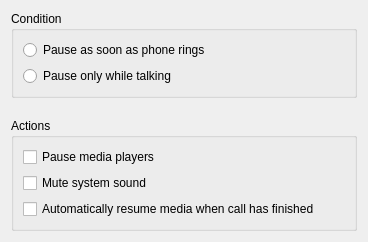
<?xml version="1.0" encoding="UTF-8"?>
<ui version="4.0">
 <class>PauseMusicConfigUi</class>
 <widget class="QWidget" name="PauseMusicConfigUi">
  <property name="windowModality">
   <enum>Qt::WindowModal</enum>
  </property>
  <property name="geometry">
   <rect>
    <x>0</x>
    <y>0</y>
    <width>368</width>
    <height>241</height>
   </rect>
  </property>
  <property name="windowTitle">
   <string>Pause music plugin</string>
  </property>
  <layout class="QVBoxLayout" name="verticalLayout_3">
   <property name="spacing">
    <number>20</number>
   </property>
   <item>
    <widget class="QGroupBox" name="groupBox">
     <property name="sizePolicy">
      <sizepolicy hsizetype="Preferred" vsizetype="Fixed">
       <horstretch>0</horstretch>
       <verstretch>0</verstretch>
      </sizepolicy>
     </property>
     <property name="title">
      <string>Condition</string>
     </property>
     <layout class="QVBoxLayout" name="verticalLayout">
      <item>
       <widget class="QRadioButton" name="rad_ringing">
        <property name="text">
         <string>Pause as soon as phone rings</string>
        </property>
       </widget>
      </item>
      <item>
       <widget class="QRadioButton" name="rad_talking">
        <property name="text">
         <string>Pause only while talking</string>
        </property>
       </widget>
      </item>
     </layout>
    </widget>
   </item>
   <item>
    <widget class="QGroupBox" name="groupBox_2">
     <property name="sizePolicy">
      <sizepolicy hsizetype="Preferred" vsizetype="Fixed">
       <horstretch>0</horstretch>
       <verstretch>0</verstretch>
      </sizepolicy>
     </property>
     <property name="title">
      <string>Actions</string>
     </property>
     <layout class="QVBoxLayout" name="verticalLayout_2">
      <item>
       <widget class="QCheckBox" name="check_pause">
        <property name="text">
         <string>Pause media players</string>
        </property>
       </widget>
      </item>
      <item>
       <widget class="QCheckBox" name="check_mute">
        <property name="text">
         <string>Mute system sound</string>
        </property>
       </widget>
      </item>
      <item>
       <widget class="QCheckBox" name="check_resume">
        <property name="text">
         <string>Automatically resume media when call has finished</string>
        </property>
       </widget>
      </item>
     </layout>
    </widget>
   </item>
   <item>
    <spacer name="verticalSpacer">
     <property name="orientation">
      <enum>Qt::Vertical</enum>
     </property>
     <property name="sizeHint" stdset="0">
      <size>
       <width>20</width>
       <height>40</height>
      </size>
     </property>
    </spacer>
   </item>
  </layout>
 </widget>
 <resources/>
 <connections/>
</ui>
